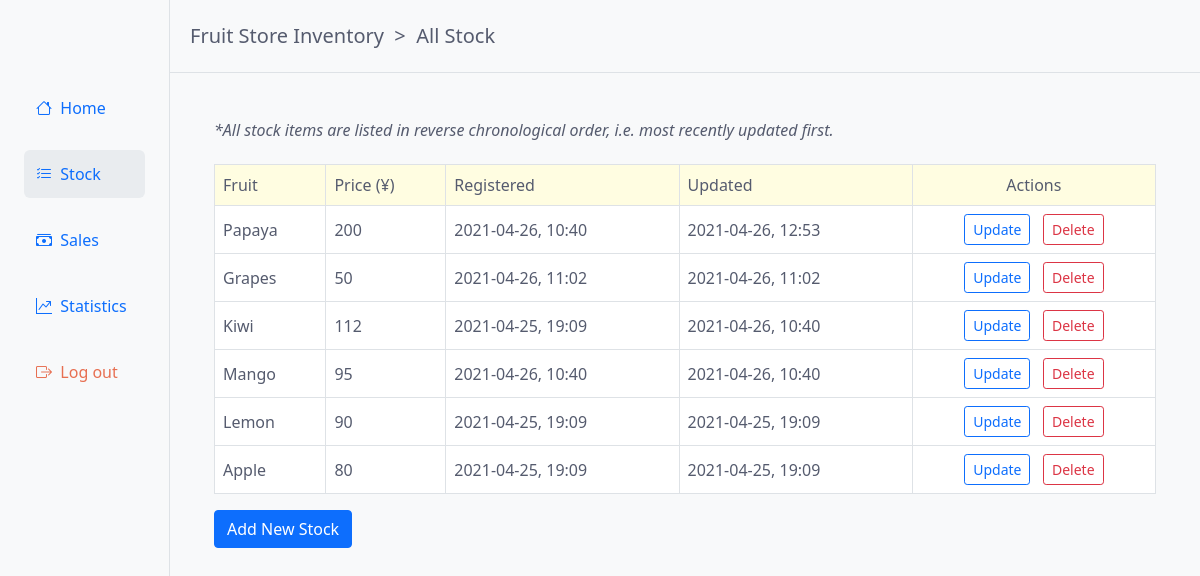
/stock/list/ (signed in), run on an earlier commit of the app's database.
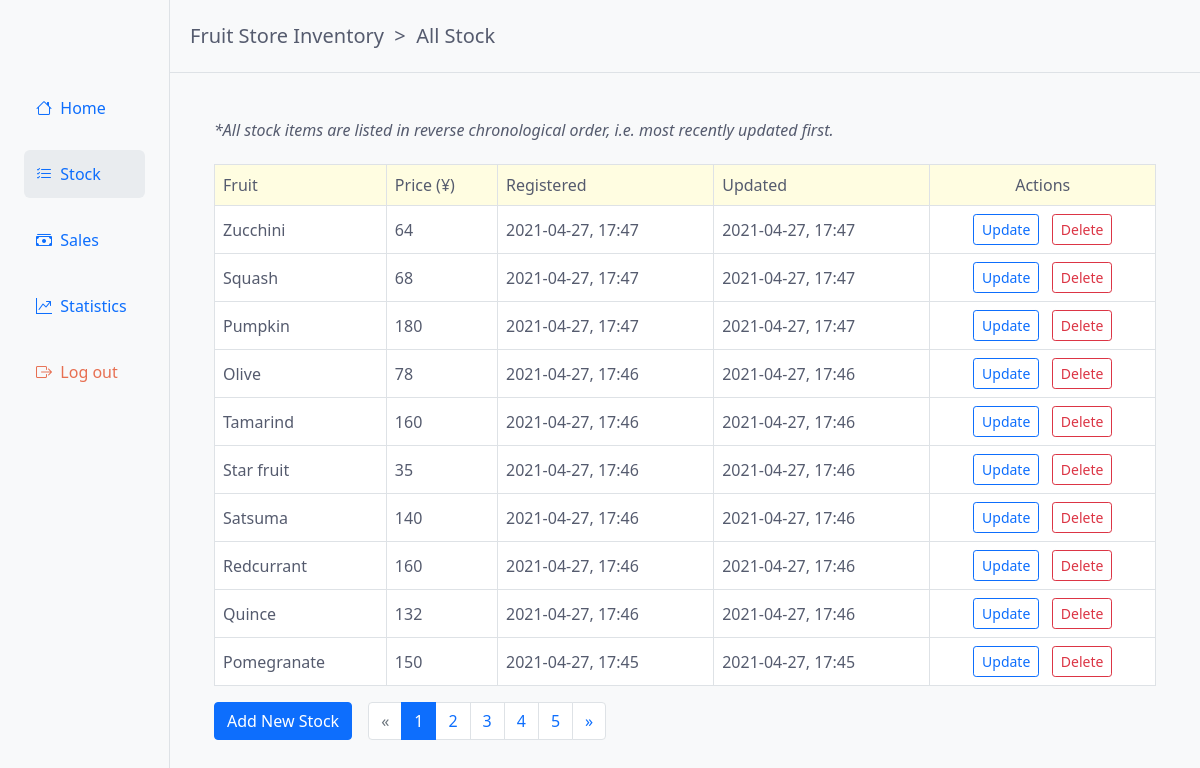
And on a later commit of the database.
### stock/models.py (models this page shows, shortened)
class Fruit(models.Model):
    name = models.CharField(max_length=100, unique=True)
    price = models.PositiveIntegerField(
        default=0,
        validators=[MinValueValidator(0), MaxValueValidator(999999999999)],
    )
    created_on = models.DateTimeField(auto_now_add=True)
    updated_on = models.DateTimeField(auto_now=True)
    class Meta:
        verbose_name = "fruit"
        verbose_name_plural = "fruits"

### stock/views.py (the view)
# urls.py: path("list/", stock_list, name="stock_list"),
@login_required
def stock_list(request):
    fruits = Fruit.objects.order_by("-updated_on")
    page = request.GET.get('page', 1)
    paginator = Paginator(fruits, 10)
    try:
        fruits = paginator.page(page)
    except PageNotAnInteger:
        fruits = paginator.page(1)
    except EmptyPage:
        fruits = paginator.page(paginator.num_pages)
    return render(request, "stock/stock_list.html", {"fruits": fruits})

### templates/stock/stock_list.html (shortened to what the changed rows need)
{% extends 'base.html' %}
{% load humanize %}
{% block content %}
    <div class="row my-5 mx-3">
        <div class="col mx-3">
            {% if fruits %}
                <div class="table-responsive">
                    <table class="table table-bordered">
                        <thead class="table-header-bg-1">
                            <tr>
                                <th scope="col">Fruit</th>
                                <th scope="col">Price (¥)</th>
                                <th scope="col">Registered</th>
                                <th scope="col">Updated</th>
                                <th scope="col" class="col-center-align">Actions</th>
                            </tr>
                        </thead>
                        <tbody class="table-body-bg">
                            {% for fruit in fruits %}
                                <tr>
                                    <td>
                                        {{ fruit.name|capfirst }}
                                    </td>
                                    <td>
                                        {{ fruit.price|intcomma }}
                                    </td>
                                    <td>
                                        {{ fruit.created_on|date:"Y-m-d" }}, {{ fruit.created_on|time:"H:i" }}
                                    </td>
                                    <td>
                                        {{ fruit.updated_on|date:"Y-m-d" }}, {{ fruit.updated_on|time:"H:i" }}
                                    </td>
                                    <td class="col-center-align">
                                        <a href="{% url 'stock_update' fruit.pk %}"  class="btn btn-outline-primary btn-sm mr-2" role="button">Update</a>
                                        <form action="{% url 'stock_delete' fruit.pk %}" method="POST" style="display:inline">
                                            <button type="submit" class="btn btn-outline-danger btn-sm">Delete</button>
                                        </form>
                                    </td>
                                </tr>
                            {% endfor %}
                        </tbody>
                    </table>
                </div>
                {% if fruits.has_other_pages %}
                    <div class="pagination-block mx-3">
                        <ul class="pagination">
                            {% if fruits.has_previous %}
                                <li class="page-item"><a class="page-link" href="?page={{ fruits.previous_page_number }}">&laquo;</a></li>
                            {% else %}
                                <li class="page-item disabled"><a class="page-link" href="#" >&laquo;</a></li>
                            {% endif %}
                            {% for i in fruits.paginator.page_range %}
                                {% if fruits.number == i %}
                                    <li class="page-item active"><a class="page-link" href="#">{{ i }}</a></li>
                                {% else %}
                                    <li class="page-item"><a class="page-link" href="?page={{ i }}">{{ i }}</a></li>
                                {% endif %}
                            {% endfor %}
                            {% if fruits.has_next %}
                                <li class="page-item"><a class="page-link" href="?page={{ fruits.next_page_number }}">&raquo;</a></li>
                            {% else %}
                                <li class="page-item disabled"><a class="page-link" href="#" >&raquo;</a></li>
                            {% endif %}
                        </ul>
                    </div>
                {% endif %}
            {% else %}
                <p>No stock information has been added. To do so, please use the button below.</p>
                <a href="{% url 'stock_create' %}" class="btn btn-primary mt-3 mr-2" role="button">Add New Stock</a>
            {% endif %}
        </div>
    </div>
{% endblock %}

What changed in the data, as far as the page shows it:
no longer on this page (row unchanged): Fruit: name "Papaya", price "200", created_on "2021-04-26", created_on "10:40", updated_on "2021-04-26", updated_on "12:53"
no longer on this page (row edited): Fruit: name "Grapes", price "50", created_on "2021-04-26", created_on "11:02", updated_on "2021-04-26", updated_on "11:02"
no longer on this page (row unchanged): Fruit: name "Kiwi", price "112", created_on "2021-04-25", created_on "19:09", updated_on "2021-04-26", updated_on "10:40"
removed Fruit: name "Mango", price "95", created_on "2021-04-26", created_on "10:40", updated_on "2021-04-26", updated_on "10:40"
removed Fruit: name "Lemon", price "90", created_on "2021-04-25", created_on "19:09", updated_on "2021-04-25", updated_on "19:09"
removed Fruit: name "Apple", price "80", created_on "2021-04-25", created_on "19:09", updated_on "2021-04-25", updated_on "19:09"
added Fruit: name "Zucchini", price "64", created_on "2021-04-27", created_on "17:47", updated_on "2021-04-27", updated_on "17:47"
added Fruit: name "Squash", price "68", created_on "2021-04-27", created_on "17:47", updated_on "2021-04-27", updated_on "17:47"
added Fruit: name "Pumpkin", price "180", created_on "2021-04-27", created_on "17:47", updated_on "2021-04-27", updated_on "17:47"
added Fruit: name "Olive", price "78", created_on "2021-04-27", created_on "17:46", updated_on "2021-04-27", updated_on "17:46"
added Fruit: name "Tamarind", price "160", created_on "2021-04-27", created_on "17:46", updated_on "2021-04-27", updated_on "17:46"
added Fruit: name "Star fruit", price "35", created_on "2021-04-27", created_on "17:46", updated_on "2021-04-27", updated_on "17:46"
added Fruit: name "Satsuma", price "140", created_on "2021-04-27", created_on "17:46", updated_on "2021-04-27", updated_on "17:46"
added Fruit: name "Redcurrant", price "160", created_on "2021-04-27", created_on "17:46", updated_on "2021-04-27", updated_on "17:46"
added Fruit: name "Quince", price "132", created_on "2021-04-27", created_on "17:46", updated_on "2021-04-27", updated_on "17:46"
added Fruit: name "Pomegranate", price "150", created_on "2021-04-27", created_on "17:45", updated_on "2021-04-27", updated_on "17:45"
Also different on the page:
new list line: "1"
new list line: "2"
new list line: "3"
new list line: "4"
new list line: "5"
